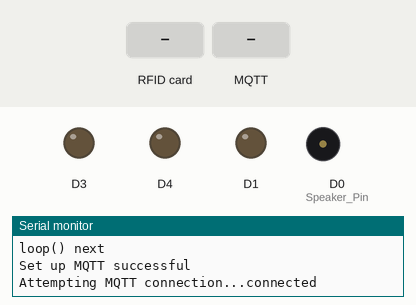
The sketch below on a simulated ESP8266 (NodeMCU). Shown: output pins drawn as LEDs (lit = HIGH), buzzer (waves = sounding, pin HIGH), the last lines printed to the serial monitor. The test bench sets the inputs (shaded band). WiFi joins after 1.5 s; servers stay silent unless stated; no MQTT or app messages arrive unless stated.

Above: at 2.7 s.
2.8 s: RFID card 5E 7A 19 C4 held to the reader
4.3 s: MQTT message "." arrives on the first subscribed topic
5.8 s: MQTT message ";" arrives on the first subscribed topic
7.3 s: MQTT message "on" arrives on the first subscribed topic
At 7.8 s:
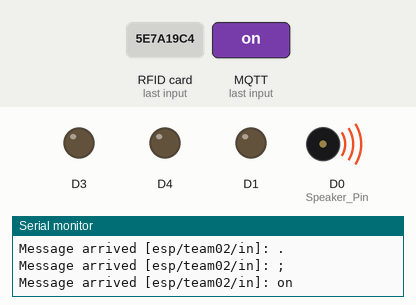
8.8 s: MQTT message "0" arrives on the first subscribed topic
At 9.5 s:
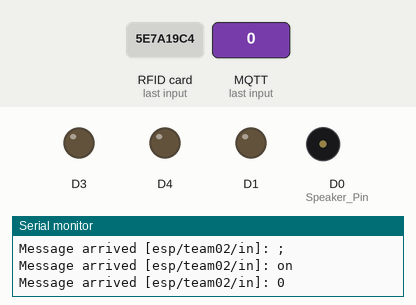
Timing chart, 0 to 11.3 s (numbered marks = the images above; inputs shaded):
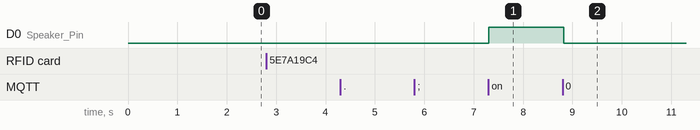

Measured:
- after the input at 7.3 s, D0 (Speaker_Pin): LOW → HIGH at once
- after the input at 8.8 s, D0 (Speaker_Pin): HIGH → LOW at once

The sketch:

cau2.ino
```cpp
#include <ESP8266WiFi.h>
#include <PubSubClient.h>
#include <ESP8266WebServer.h>
#include <WiFiManager.h>
#include <DNSServer.h>
#include "DHT.h"
#include <SPI.h>
#include <MFRC522.h>

//Config network
const char* default_mqtt_server = "192.168.43.131";
const char* default_mqtt_port = "1883";
const char* device_id = "team02";

//Config AP
const char* ssidAP      = "ESP8266_team02";
const char* passwordAP  = "123456789";

char mqtt_server[255];
char mqtt_port[6];
const char* channel_in_postfix = "/in";
const char* channel_out_postfix = "/out";
String channel_in = "esp/", channel_out = "esp/";

//RFID
#define RST_PIN 4
#define SS_PIN  15
MFRC522 rfid(SS_PIN, RST_PIN);
MFRC522::MIFARE_Key key;
byte idTag[4];

//Timer variable
unsigned long previousMillis = 0;
const long cnt_sensor = 2000;
unsigned long preTimer = 0;
const long interval = 5000;
unsigned long currentTime = 0;
unsigned long previousTime =0;

WiFiClient espClient;
PubSubClient client(espClient);
char hostString[16] = {0};
char IP_Server_char[20];
int Port_Server;
IPAddress ip;

void setup() {
  Serial.begin(115200);
  initPin();
  initWiFiManager();
  Serial.println("Set up wifi successful");
  initRFID();
  Serial.println("Set up RFID successful");
  initMQTT();
  Serial.println("Set up MQTT successful");
}

void loop() {
  loopMQTT();
  loopRFID();
}
```

Function.ino
```cpp
inline void Function_F1() {
  Serial.println("F1");
}

//Open door
inline void Function_F2() {
  Serial.println("F2");
  //Active device
  digitalWrite(D0, HIGH);
  delay(1000);
  digitalWrite(D0, LOW);
}

inline void Function_F3() {
  Serial.println("F3");
}
inline void Function_F4() {
  Serial.println("F4");
}

inline void Function_F5() {
  Serial.println("F5");
}
```

MQTT.ino
```cpp
void callback(char* topic, byte* payload, unsigned int length) {
  payload[length] = '\0'; // Null terminator used to terminate the char array
  String message = (char*)payload;
  Serial.print("Message arrived [");
  Serial.print(topic);
  Serial.print("]: ");
  for (int i = 0; i < length; i++) {  // print message converted from byte to char
    Serial.print((char)payload[i]);
  }
  Serial.println();
  int A[10][2];
  int index1 = 0, index2 = 0;
  int temp = 0;
  int prep = -1;
  for (int i = 0; i < length; i++)
  {
    char c = payload[i];
    if (c >= '0' && c <= '9') {
      temp = temp * 10 + (c - '0');
    }
    else if (c == '.') {
      A[index1][index2] = temp;
      temp = 0;
      index2 = (index2 + 1 ) % 2;
    }
    else if (c == ';')
    {
      if (i == prep + 1)
      {
        A[index1][0] = -1;
        A[index1][1] = -1;
      }
      else
      {
        A[index1][index2] = temp;

      }
      temp = 0;
      index2 = 0;
      index1 ++;
      prep = i;
    }

  }
  if (prep + 1 == length) {
    A[index1][0] = -1;
    A[index1][1] = -1;
  } else {
    A[index1][index2] = temp;
  }


  for (int i = 0; i < 10 ; i++)
  {
    if (A[i][0] == 0)
    {
      switch (i)
      {
        case 0:
          if (A[i][1] == 0)
            digitalWrite(D0, LOW);
          else
            digitalWrite(D0, HIGH);
          break;
        case 1:
          if (A[i][1] == 0)
            digitalWrite(D1, LOW);
          else
            digitalWrite(D1, HIGH); break;
        case 2:
          if (A[i][1] == 0)
            digitalWrite(D2, LOW);
          else
            digitalWrite(D2, HIGH); break;
        case 3:
          if (A[i][1] == 0)
            digitalWrite(D3, LOW);
          else
            digitalWrite(D3, HIGH); break;
        case 4:
          if (A[i][1] == 0)
            digitalWrite(D4, LOW);
          else
            digitalWrite(D4, HIGH); break;
      }
    }
    else if (A[i][0] == 1)
    {
      switch (i)
      {
        case 0: analogWrite(D0, A[i][1]); break;
        case 1: analogWrite(D1, A[i][1]); break;
        case 2: analogWrite(D2, A[i][1]); break;
        case 3: analogWrite(D3, A[i][1]); break;
        case 4: analogWrite(D4, A[i][1]); break;
        case 5: Function_F1(); break;
        case 6: Function_F2(); break;
        case 7: Function_F3(); break;
        case 8: Function_F4(); break;
        case 9: Function_F5(); break;
      }
    }
  }
}

void send_data() {
  int D5 = digitalRead(D5);
  int D6 = digitalRead(D6);
  int D7 = digitalRead(D7);
  int D8 = digitalRead(D8);
  int A0 = analogRead(A0);
  int U1 = Virtual_U1();
  int U2 = Virtual_U2();
  int U3 = Virtual_U3();
  int U4 = Virtual_U4();
  int U5 = Virtual_U5();
  String pubString = String(D5) + ';' + String(D6) + ';' + String(D7) + ';' + String(D8) + ';' + String(A0) + ';' + String(U1) + ';' + String(U2) + ';' + String(U3) + ';' + String(U4) + ';' + String(U5) ;

  unsigned long curTimer = millis();
  if (curTimer - preTimer >= interval)
  {
    preTimer = curTimer;
    client.publish(channel_out.c_str(), pubString.c_str());
    Serial.print("Message published [");
    Serial.print(channel_out);
    Serial.print("]: ");
    Serial.println(pubString);
  }
}

void initMQTT() {
  Serial.print("mqtt server: ");
  Serial.println(mqtt_server);
  Serial.print("mqtt port: ");
  Serial.println(atoi(mqtt_port));

  Serial.println("connected...yeey :)");
  Serial.println("local ip");
  Serial.println(WiFi.localIP());
  client.setServer(mqtt_server, atoi(mqtt_port));
  Serial.println();

  channel_in += device_id;          // "esp/NodeMcuEsp01"
  channel_in += channel_in_postfix; // "esp/NodeMcuEsp01/in"
  Serial.println("Subscribe channel: ");
  Serial.println(channel_in);

  channel_out += device_id;           // "esp/NodeMcuEsp01"
  channel_out += channel_out_postfix; // "esp/NodeMcuEsp01/out"
  Serial.println("Channel out: ");
  Serial.println(channel_out);

  Serial.println("loop() next");
  client.setCallback(callback);
}

void loopMQTT() {
  if (!client.connected())
    reconnect();
  client.loop();
}


void reconnect() {
  // Loop until we're reconnected
  while (!client.connected()) {
    Serial.print("Attempting MQTT connection...");
    // Attempt to connect
    //    if (client.connect("ESP8266Client")) {
    if (client.connect(device_id)) {
      Serial.println("connected");
      // Once connected, publish an announcement...
      //      client.publish("ESP8266/connection status", "Connected!");
      //      client.publish(channel_out.c_str(), device_id);
      // ... and resubscribe
      //      client.subscribe("ESP8266/LED status");
      client.subscribe(channel_in.c_str());
    } else {
      Serial.print("failed, rc=");
      Serial.print(client.state());
      Serial.println(" try again in 5 seconds");
      // Wait 5 seconds before retrying
      delay(5000);
    }
  }
}
```

Pin.ino
```cpp
void initPin() {
  pinMode(D0, OUTPUT);  //Speaker Pin
  pinMode(D1, OUTPUT);
  pinMode(D2, OUTPUT);
  pinMode(D3, OUTPUT);
  pinMode(D4, OUTPUT);


  pinMode(A0, INPUT);
  pinMode(D6, INPUT);
  pinMode(D7, INPUT);
  pinMode(D8, INPUT);
  pinMode(A0, INPUT);
}
```

RFID.ino
```cpp
void initRFID() {
  SPI.begin();
  rfid.PCD_Init();
}

void loopRFID() {
  // Look for new cards
  if (!rfid.PICC_IsNewCardPresent())
    return;

  // Verify if the NUID has been readed
  if (!rfid.PICC_ReadCardSerial())
    return;

  Serial.print(F("PICC type: "));
  MFRC522::PICC_Type piccType = rfid.PICC_GetType(rfid.uid.sak);
  Serial.println(rfid.PICC_GetTypeName(piccType));

// Check is the PICC of Classic MIFARE type
  if(piccType != MFRC522::PICC_TYPE_MIFARE_MINI &&
    piccType != MFRC522::PICC_TYPE_MIFARE_1K &&
    piccType != MFRC522::PICC_TYPE_MIFARE_4K) {
    Serial.println(F("Your tag is not of type MIFARE Classic."));
    return;
  }


  Serial.println(F("Card has been detected."));

  Serial.println(F("The NUID tag is:"));
  Serial.print(F("In hex: "));
  printHex(rfid.uid.uidByte, rfid.uid.size);
  Serial.println();

  Serial.println("Send RFID Data To Server");
  String data = "";
  for(int i=0; i<4; i++)
    data += rfid.uid.uidByte[i];

  client.publish("esp/team02/out", data.c_str());


//  //Clear data
//  for (byte i = 0; i < 4; i++) {
//     idTag[i] = 0xFF;
//  }

  //Halt PICC
  rfid.PICC_HaltA();

  //Stop encryption on PCD
  rfid.PCD_StopCrypto1();


}

void printHex(byte *buffer, byte bufferSize) {
  for (byte i = 0; i < bufferSize; i++) {
    Serial.print(buffer[i] < 0x10 ? " 0" : " ");
    Serial.print(buffer[i], HEX);
  }
}
```

VirtualPin.ino
```cpp
inline unsigned char Virtual_U1() {
  return 1;
}

inline unsigned char Virtual_U2() {
  return 1;
}

inline unsigned char Virtual_U3() {
  return 1;
}

inline unsigned char Virtual_U4() {
  return 1;
}

inline unsigned char Virtual_U5() {
  return 1;
}
```

WiFiManager.ino
```cpp
void initWiFiManager() {
  WiFiManagerParameter custom_text("<br/><p>Enter MQTT Server/IP and Port Number</p>");
  WiFiManagerParameter custom_mqtt_server("server", "mqtt_server", default_mqtt_server, 255);
  WiFiManagerParameter custom_mqtt_port("port", "mqtt_port", default_mqtt_port, 6);
  WiFiManager wifiManager;
  wifiManager.setAPStaticIPConfig(IPAddress(10,1,1,1), IPAddress(10,1,1,1), IPAddress(255,255,255,0));

  wifiManager.addParameter(&custom_text);
  wifiManager.addParameter(&custom_mqtt_server);
  wifiManager.addParameter(&custom_mqtt_port);

//  wifiManager.resetSettings();
  if (!wifiManager.autoConnect(ssidAP, passwordAP)) {
    Serial.println("Failed to connect, we should reset as see if it connects");
    delay(3000);
    ESP.reset();
  }

  strcpy(mqtt_server, custom_mqtt_server.getValue());
  strcpy(mqtt_port, custom_mqtt_port.getValue());
}
```
